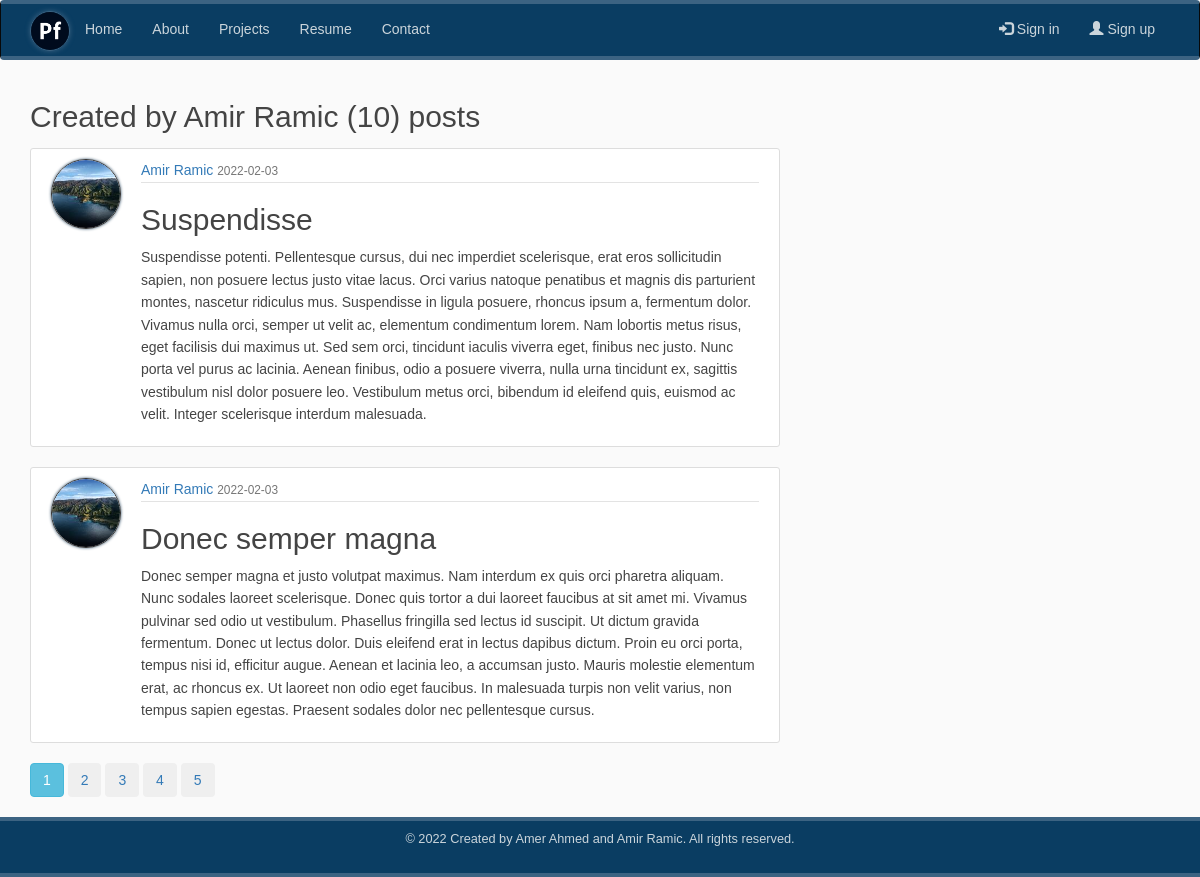
The app's page /user/Amir Ramic, older data.
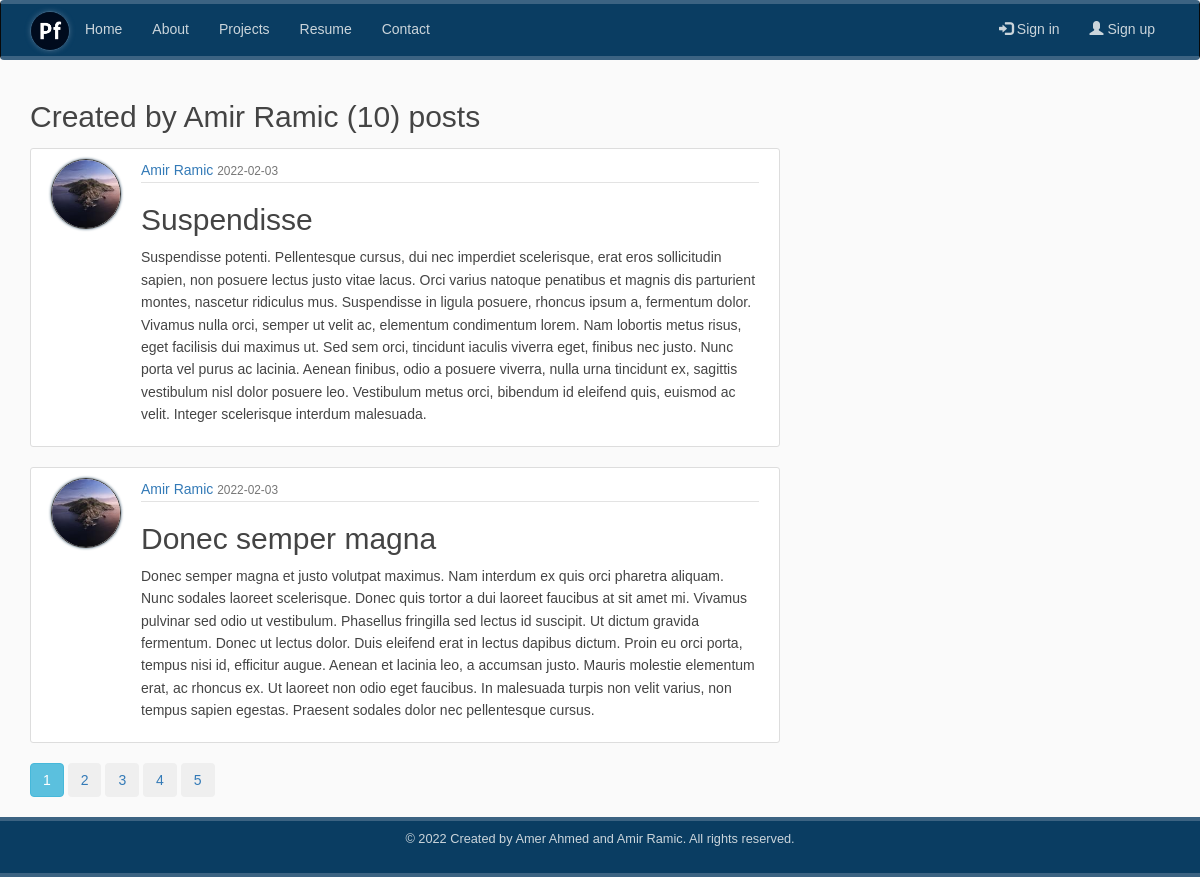
The same page, newer data.
### app/models/models/models.py (models this page shows, shortened)
class User(db.Model, UserMixin):
    __tablename__ = 'users'
    id = db.Column(db.Integer, primary_key=True)
    username = db.Column(db.String(64), unique=True, nullable=False, index=True)
    email = db.Column(db.String(120), unique=True, nullable=False, index=True)
    profile = db.Column(db.String(20), nullable=False, default='default.jpg')
    password = db.Column(db.String(64), nullable=False)
    posts = db.relationship('Post', backref='author', lazy='dynamic')

class Post(db.Model):
    __tablename__ = 'posts'
    id = db.Column(db.Integer, primary_key=True)
    title = db.Column(db.String(100), nullable=False)
    published = db.Column(db.DateTime, index=True, default=datetime.utcnow)
    content = db.Column(db.Text, nullable=False)
    user_id = db.Column(db.Integer, db.ForeignKey('users.id'), nullable=False)

### app/users/roues/routes.py (the view)
@users.route('/user/<string:username>')
def user_posts(username):
    page = request.args.get('page', 1, type=int)
    user = User.query.filter_by(username=username). first_or_404()
    posts = Post.query.filter_by(author=user)\
        .order_by(Post.published.desc())\
        .paginate(page=page, per_page=2)
    return render_template('posts/user_posts.html', posts=posts, user=user)

### app/templates/posts/user_posts.html (shortened to what this page needs)
{% extends "base.html" %}
{% block page_content %}
<h2 class="md-3">Created by {{ user.username }} ({{ posts.total }}) posts</h2>
{% for post in posts.items %}
<article class="media content-section">
    <img class="rounded-circle article-img" src="{{ url_for('static', filename='profile_pics/' + post.author.profile) }}" alt="Profile">
    <div class="media-body">
        <div class="article-metadata">
        <a class="mr-2" href="{{ url_for('users.user_posts', username=post.author.username) }}">{{ post.author.username }}</a>
        <small class="text-muted">{{ post.published.strftime('%Y-%m-%d') }}</small>
        </div>
        <h2><a class="article-title" href="{{ url_for('posts.post', post_id=post.id) }}">{{ post.title }}</a></h2>
       <p class="article-content">{{ post.content }}</p>
    </div>
  </article>
{% endfor %}
{% for page_number in posts.iter_pages(left_edge=2, left_current=2, right_current=5, right_edge=2) %}
{% if page_number %}
  {% if posts.page == page_number %}
    <a class="btn btn-info mb-4" href="{{ url_for('users.user_posts', username=user.username, page=page_number) }}">{{ page_number }}</a>
  {% else %}
     <button type="button" class="btn btn-outline-info mb-4">
         <a  href="{{ url_for('users.user_posts', username=user.username, page=page_number) }}">{{ page_number }}</a>
     </button>
  {% endif %}
{% endif %}
{% endfor %}
{% endblock  %}

### app/templates/base.html (shortened to what this page needs)
{% extends "bootstrap/base.html" %}
{% block head %}
    {{ super() }}
    <link rel="stylesheet" type="text/css" href="{{ url_for('static', filename='css/main.css') }}">
    <link rel="stylesheet" type="text/css" href="{{ url_for('static', filename='css/styles.css') }}">
{% endblock %}
{% block navbar %}
<div class="navbar navbar-inverse navbar-blue blue-dark fixed-top" role="navigation">
    <div class="container">
        <div class="navbar-header">
            <a class="nav-link" href="{{ url_for('admin.index') }}">
            <img class="img-logo" src="{{ url_for('static', filename='img/logo.png') }}" alt="logo"></a>
    </div>
    <div class="collapse navbar-collapse" id="navbarToggle">
      <ul class="nav navbar-nav mr-auto">
          <li role="presentation"><a class="nav-item nav-link" href="{{ url_for('admin.index') }}" >Home</a></li>
          <li role="presentation"><a class="nav-item nav-link" href="{{ url_for('admin.about') }}">About</a></li>
          <li role="presentation"><a class="nav-item nav-link" href="{{ url_for('admin.projects') }}">Projects</a></li>
          <li role="presentation"><a class="nav-item nav-link" href="{{ url_for('admin.resume') }}">Resume</a></li>
          <li role="presentation"><a class="nav-item nav-link" href="{{ url_for('admin.contact') }}">Contact</a></li>
      </ul>
       <ul class="nav navbar-nav navbar-right">
           {% if current_user.is_authenticated %}
               <li role="presentation"><a class="nav-item nav-link" href="{{ url_for('users.search_posts') }}"><span class="glyphicon glyphicon-search"></span> Search</a></li>
               <li role="presentation"><a class="nav-item nav-link" href="{{ url_for('posts.create_posts') }}"><span class="glyphicon glyphicon"></span> New Post</a></li>
               <li role="presentation"><a class="nav-item nav-link" href="{{ url_for('users.account') }}"><span class="glyphicon glyphicon-user"></span> Account</a></li>
               <li role="presentation"><a class="nav-item nav-link" href="{{ url_for('users.logout') }}"><span class="glyphicon glyphicon-log-out"></span> Logout</a></li>
           {% else %}
           <li role="presentation"><a class="nav-item nav-link" href="{{ url_for('users.signin') }}"><span class="glyphicon glyphicon-log-in"></span> Sign in</a></li>
           <li role="presentation"><a class="nav-item nav-link" href="{{ url_for('users.signup') }}"><span class="glyphicon glyphicon-user"></span> Sign up</a></li>
           {% endif %}
       </ul>
    </div>
  </div>
</div>
{% endblock %}
{% block content %}
   <div class="container clear-top">
      <div class="row">
        <div class="col-md-8">
         {% block page_content %} {% endblock  %}
        </div>
      </div>
    </div>
{% block footer %}
    <footer class="text-center fixed-bottom mt-auto">
      <small>
          &copy; 2022 Created by Amer Ahmed and Amir Ramic. All rights reserved.
      </small>
    </footer>
{% endblock footer %}
{% endblock %}

### app/static/css/main.css (style rules this page uses)
* { margin: 0; padding: 0; box-sizing: border-box; }
html { position: relative; min-height: 100%; }
body { font-family: 'Lucida Grande', 'Lucida Sans Unicode', 'Geneva', 'Verdana', sans-serif; background: #fafafa; color: #444444; font-weight: lighter; justify-content: start; padding-bottom: 80px; line-height: 1.6; }
h1, h2, h3, h4, h5, h6 { color: #444444; }
.blue-dark { min-height: 60px; border-top: 4px solid #3c6382; border-bottom: 4px solid #3c6382; background-color: #0a3d62; font-size: 14px; font-weight: lighter; }
.navbar .navbar-nav .nav-link { color: #cbd5db; }
.content-section { background: #ffffff; padding: 10px 20px; border: 1px solid #dddddd; border-radius: 3px; margin-bottom: 20px; }
.article-title { color: #444444; }
.article-content { white-space: pre-line; }
.article-img { height: 65px; width: 65px; margin-right: 16px; }
.article-metadata { padding-bottom: 1px; margin-bottom: 4px; border-bottom: 1px solid #e3e3e3; }
.article-img { float: left; height: 70px; width: 70px; margin-right: 20px; margin-bottom: 16px; border-radius: 50%; border:1px #333333 solid; box-shadow: 0 0 3px #23435d; }
.img-logo { position: relative; border-radius: 50%; height: 40px; width: 40px; margin: 0 auto -30px; border:1px #3c6382 solid; box-shadow: 0 0 5px #3c6382; }
footer { position: absolute; bottom: 0; width: 100%; padding: 5px; min-height: 60px; border-top: 4px solid #3c6382; border-bottom: 4px solid #3c6382; background-color: #0a3d62; color: #cbd5db; font-size: 15px; font-weight: lighter; clear:both; }

Row changes from the older to the newer data that the page shows:
changed through a linked row, Post "Suspendisse": profile: a different picture
changed through a linked row, Post "Donec semper magna": profile: a different picture
